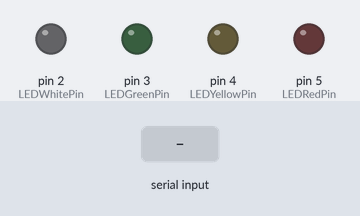
Bench run of a sketch on a simulated Arduino Uno, built with avr-gcc and run on an emulated ATmega328P. On the bench: output pins drawn as LEDs (lit = HIGH). The inputs (shaded band) are chosen by the test bench.

Above: at 1.2 s.
1.3 s: "1" received over Serial
At 1.8 s:
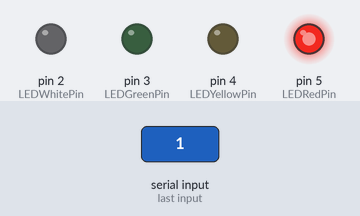
2.8 s: "0" received over Serial
At 4.1 s:
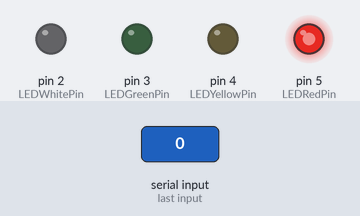
Timing chart, 0 to 5.8 s (numbered marks = the images above; inputs shaded):
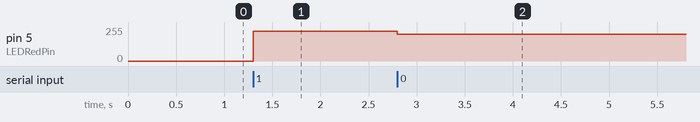

Measured:
- after the input at 1.3 s, pin 5 (LEDRedPin): 0/255 → 225/255 at once
- after the input at 2.8 s, pin 5 (LEDRedPin): 225/255 → 200/255 at once

The sketch:

luminosidade_led_bluetooth.ino
```cpp
int LEDRedPin = 5;
int LEDYellowPin = 4;
int LEDGreenPin = 3;
int LEDWhitePin = 2;

int LEDTarget = 5;

void setup() {
  Serial.begin(9600);

  pinMode(LEDRedPin, OUTPUT);
  pinMode(LEDYellowPin, OUTPUT);
  pinMode(LEDGreenPin, OUTPUT);
  pinMode(LEDWhitePin, OUTPUT);
}


void loop() {

  if(Serial.available() > 0) {

    int inByte = Serial.read();

    switch(inByte) {
      case 'r':
      LEDTarget = LEDRedPin;
      break;

      case 'y':
      LEDTarget = LEDYellowPin;
      break;

      case 'g':
      LEDTarget  = LEDGreenPin;
      break;

      case 'w':
      LEDTarget = LEDWhitePin;
      break;

      default:
      int range = map(inByte, 0, 10, 0, 255);
      analogWrite(LEDTarget, range);
      inByte = 0;
      break;

    }
  }
}
```
